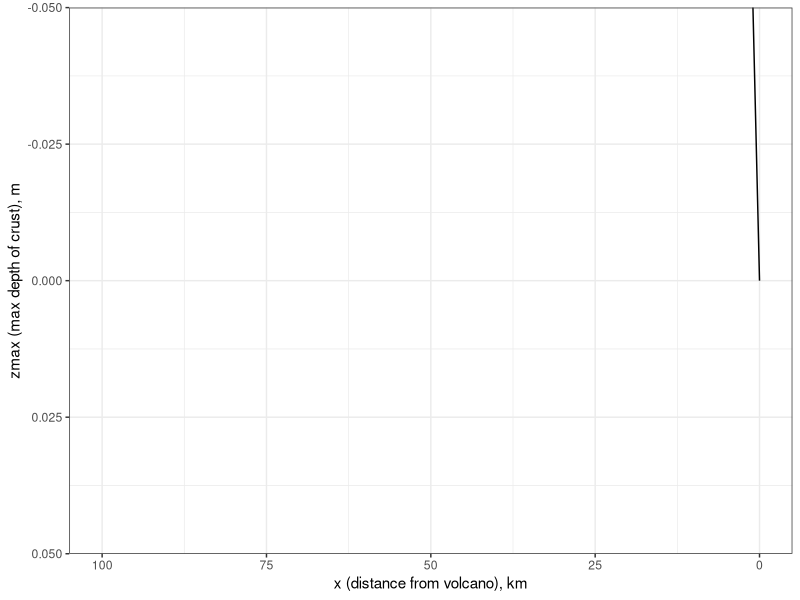

Reproduce this figure in R.
## ---- chunk 1
library(tidyverse)
theme_set(theme_bw())
## ---- chunk 2
depth.m <- 10000
theta <- depth.m/log10(100+1) # crust is depth.m deep at most

x <- 0:100 # Am using kilometers for x and meters for Z, take note
zmax <- theta*log10(-1*x+1)
d <- data.frame(x, zmax)

ggplot(d, aes(x=x, y=zmax)) + 
  geom_line() + 
  scale_y_reverse() + 
  scale_x_reverse() +
  xlab("x (distance from volcano), km") + 
  ylab("zmax (max depth of crust), m")
## ---- chunk 3
A <- 8.16
B <- -0.94
calc_theta <- function(z_max, x_max) {
  theta <- z_max / log10(x_max + 1)
  theta
}
#theta <- calc_theta(z_max = depth.max, x_max = 10^5)
calc_cells <- function(x_max, y_max, theta, A = 8.16, B = -0.94) {
  pop <- y_max * (10^A * theta * log10(x_max + 1) ^ (B+2)) / (B^2 + 3*B + 2)
  pop
}
num.cells <- calc_cells(x_max = 1e5, y_max = 1e5, theta = theta, A = 8.16, B = -0.94)
num.cells
